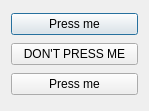
<?xml version="1.0" encoding="UTF-8"?>
<ui version="4.0">
 <class>Dialog</class>
 <widget class="QDialog" name="Dialog">
  <property name="geometry">
   <rect>
    <x>0</x>
    <y>0</y>
    <width>149</width>
    <height>111</height>
   </rect>
  </property>
  <property name="windowTitle">
   <string>Dialog</string>
  </property>
  <layout class="QVBoxLayout" name="verticalLayout">
   <item>
    <widget class="QPushButton" name="pushButton_1">
     <property name="text">
      <string>Press me</string>
     </property>
    </widget>
   </item>
   <item>
    <widget class="QPushButton" name="pushButton_2">
     <property name="text">
      <string>DON'T PRESS ME</string>
     </property>
    </widget>
   </item>
   <item>
    <widget class="QPushButton" name="pushButton_3">
     <property name="text">
      <string>Press me</string>
     </property>
    </widget>
   </item>
  </layout>
 </widget>
 <layoutdefault spacing="6" margin="11"/>
 <resources/>
 <connections/>
</ui>
